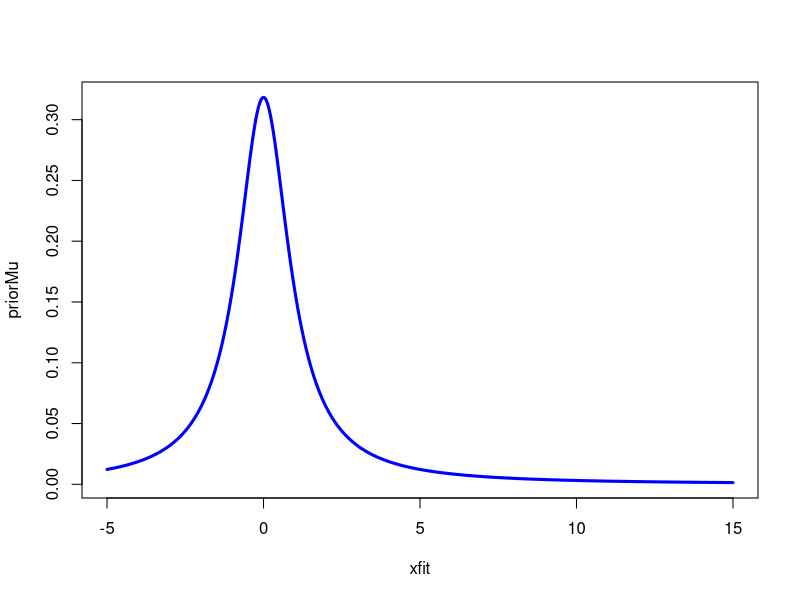
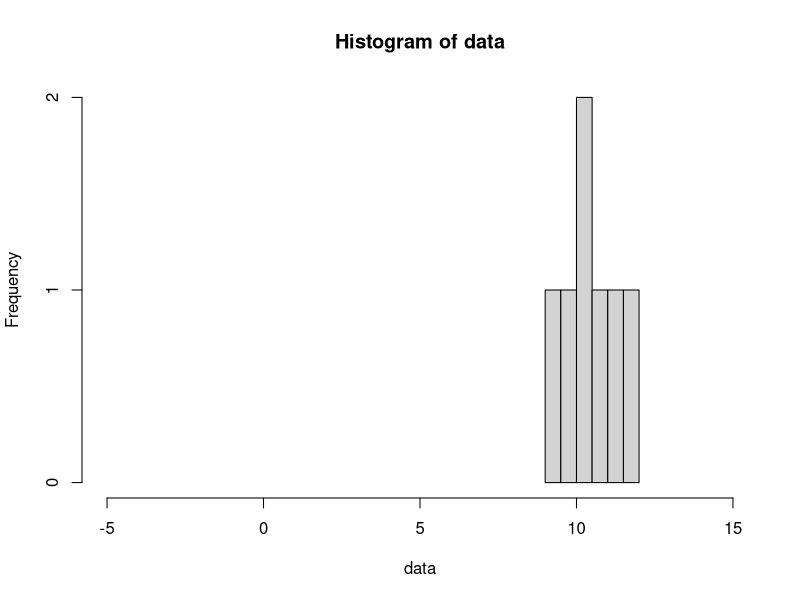
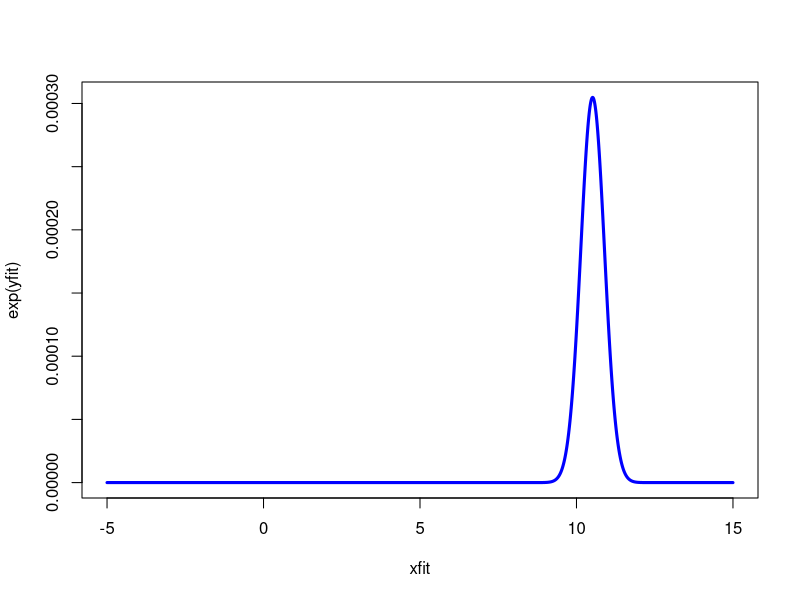
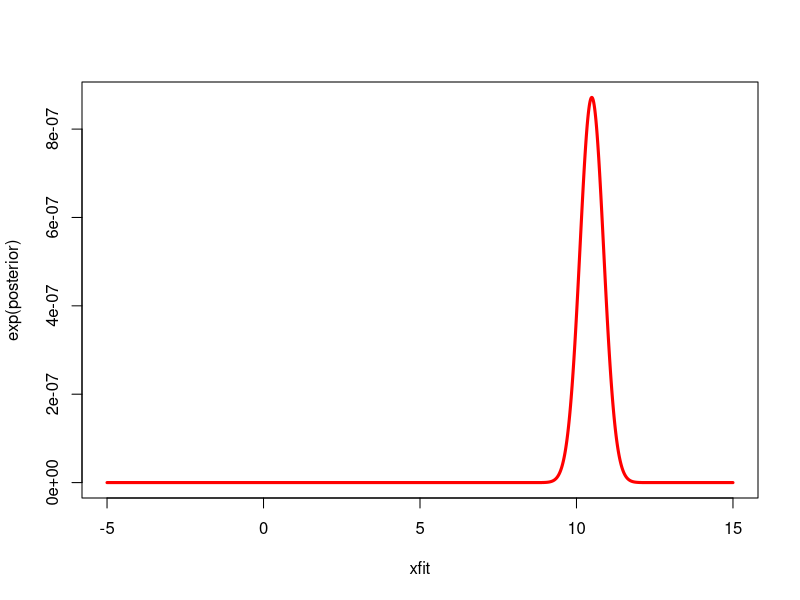
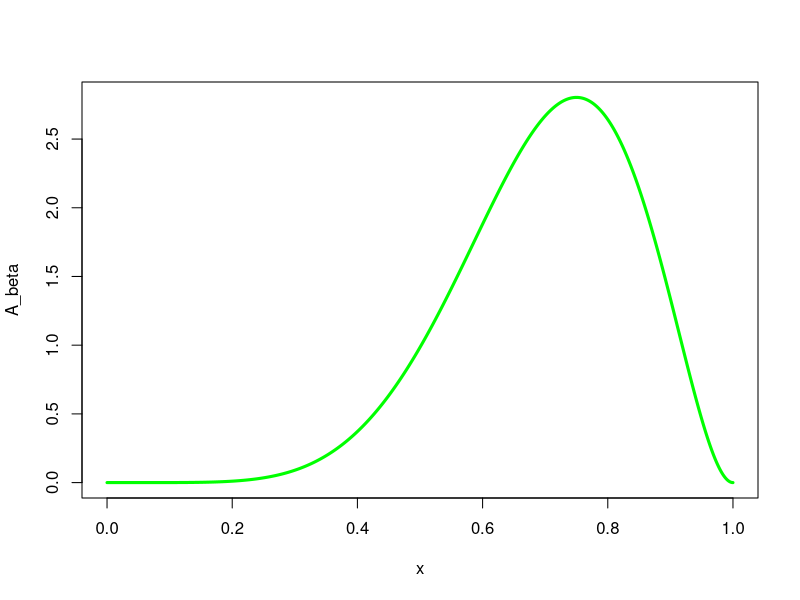
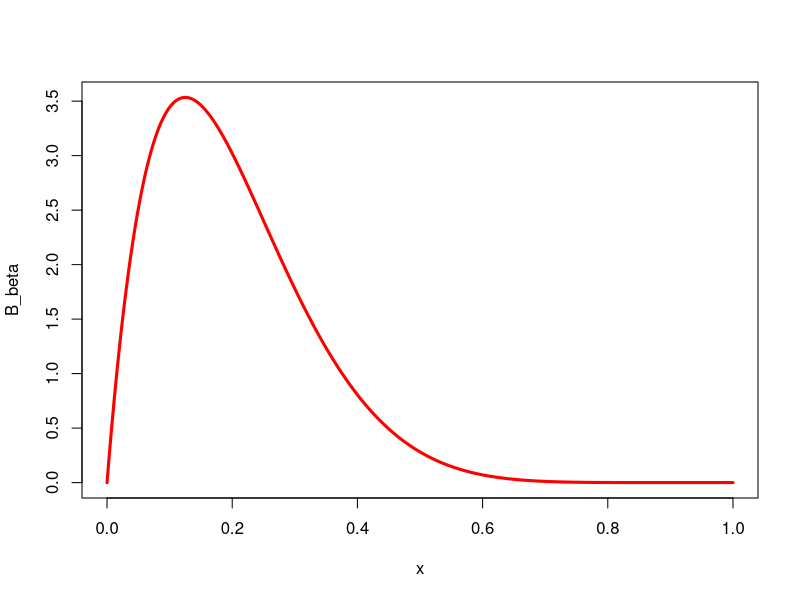
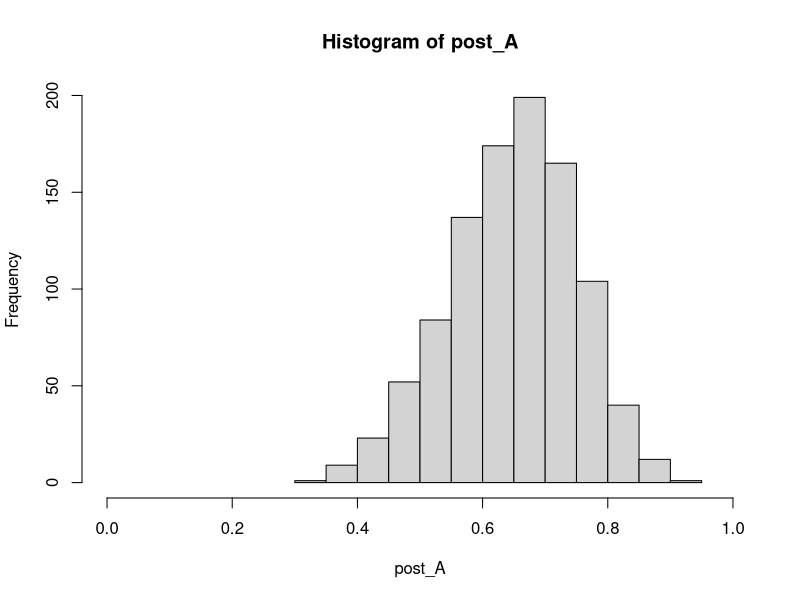
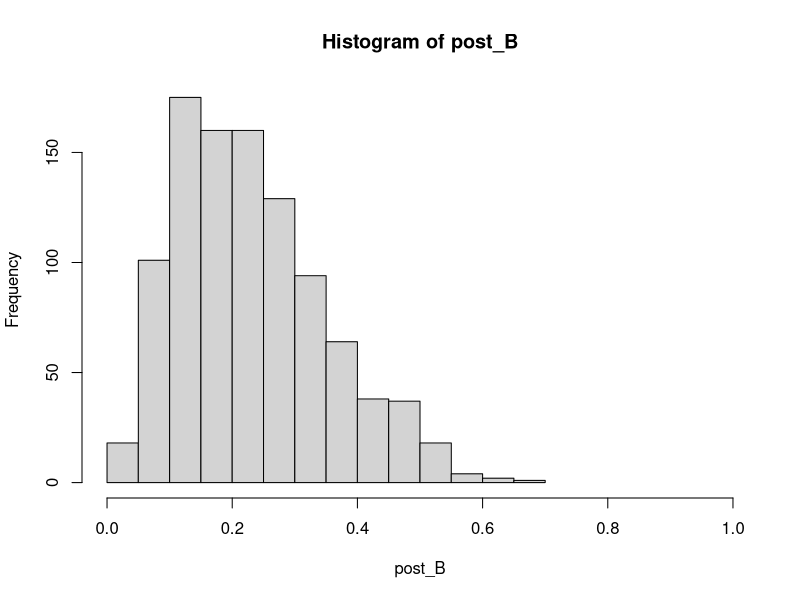

Here is the R script that generated these plots, in order:
## ---- chunk 1

library(gtools)
knitr::opts_chunk$set(echo = TRUE)
## ---- chunk 2

#prior for Mu
xfit <- seq(-5, 15, 0.01)
priorMu <- dt(xfit, df = 1)
plot(xfit, priorMu, type = 'l', lwd = 3, col = "blue")
## ---- chunk 3

data <- c(11.3710, 9.4353, 10.3631, 10.6329, 10.4043, 9.8939, 11.5115)
hist(xlim = range(-5, 15), x = data)

## ---- chunk 4
normal_log_likelihood <- function(mu, data, sigma2 = 1) {
  xsum <- sum((data - mu)**2)
  return(-length(data)/2*log(2*pi) - length(data)/2 * log(sigma2) - 1/(2 * sigma2) * xsum)
}

xfit <- seq(-5, 15, 0.01)
i <- 1
yfit <- c(xfit)
while(i <= length(xfit)) {
 yfit[i] <- normal_log_likelihood(xfit[i], data)
 i <- i + 1
}

likelihoodplot <- plot(xfit, exp(yfit), type = 'l', lwd = 3, col = "blue")
## ---- chunk 5
#posterior
xfit <- seq(-5, 15, 0.01)
posterior <- yfit + log(priorMu)
plot(xfit, exp(posterior), type = 'l', lwd = 3, col = "red")

## ---- chunk 6
# Prior för produkt A
x <- seq(0, 1, 0.001)
A_beta <- dbeta(x, 7, 3)
plot(x, A_beta, type = 'l', lwd = 3, col = "green")
## ---- chunk 7
# Prior för produkt B
x <- seq(0, 1, 0.001)
B_beta <- dbeta(x, 2, 8)
plot(x, B_beta, type = 'l', lwd = 3, col = "red")
## ---- chunk 8
x <- seq(0, 1, 0.001)
post_A <- rbeta(x, 15, 8)
hist(xlim = range(0, 1), post_A)
## ---- chunk 9
x <- seq(0, 1, 0.001)
post_B <- rbeta(x, 3, 10)
hist(xlim = range(0, 1), post_B)
## ---- chunk 10
AMoreInteresting <- function(a, b) {
  i <- 1
  aLarger <- 0
  while (i < length(a)) {
    if (a[i] > b[i]) {
      aLarger <- aLarger + 1
    }
    i <- i + 1
  }
  return (aLarger/length(a))
}

AMoreInteresting(post_A, post_B)
## ---- chunk 11
XMoreThanHalfInteresting <- function(x) {
  i <- 1
  xLarger <- 0
  while (i < length(x)) {
    if (x[i] > 0.5) {
      xLarger <- xLarger + 1
    }
    i <- i + 1
  }
  return (xLarger/length(x))
}

XMoreThanHalfInteresting(post_A)
XMoreThanHalfInteresting(post_B)
## ---- chunk 12
# aposterior för produkt A
x <- seq(0, 1, 0.001)
A_beta <- rbeta(x, 15, 8)
A_rbin <- rbinom(10000, 87, mean(A_beta))
hist(A_rbin)
## ---- chunk 13
# aposterior för produkt B
x <- seq(0, 1, 0.001)
B_beta <- rbeta(x, 3, 10)
B_rbin <- rbinom(10000, 87, mean(B_beta))
hist(B_rbin)

## ---- chunk 14
# Produkt A:
 length(A_rbin[A_rbin>40])/length(A_rbin)

# Produkt B:
 length(B_rbin[B_rbin>40])/length(B_rbin)
## ---- chunk 15
# Produkt A:
87 * mean(A_beta)

#Produkt B:
87 * mean(B_beta)
## ---- chunk 16
mean <- 0.07/365 # 7 procent genomsnittlig avkastning per år
variance = 0.001**2 # daglig varians på avkastningen (osäkerhet)
xfit <- seq(-0.007, 0.007, 0.0001)
prior <- dnorm(xfit, mean, variance**(1/2))
plot(xfit, prior, type = "l")
## ---- chunk 17
data = c(0.0315, -0.0180, -0.0021, -0.0202, 0.0076)
mean_data <- mean(data)
sigma2 <- sum((data-mean_data)**2)/(length(data) - 1) # variance

omega <- (length(data)/sigma2)/(length(data)/sigma2+1/variance)
myx <- omega*mean(data)+(1-omega)*mean # väntevärde för aposterior
print(myx)
thau2x <- 1/(length(data)/sigma2 + 1/variance)
aposterior <- dnorm(xfit, myx, thau2x**(1/2))
plot(xfit, aposterior, type = "l")
## ---- chunk 18
post_sim <- rnorm(10000, myx, thau2x**(1/2))
post_sim <- sort(post_sim, decreasing = FALSE)
post_sim_1perc <- post_sim[1:100]
var <- abs(100000 * post_sim_1perc)

hist(var)
## ---- chunk 19
quantile(var, probs = c(0.0, 0.95))
## ---- chunk 20
set.seed(4711)
voteprior <- rdirichlet(n = 1000, alpha = c(20, 8, 10, 4, 30, 7, 6, 13, 2))

#Moderaterna
hist(voteprior[,1], main = "Moderaterna", xlim= c(0, 0.5))
abline(v = 0.2333, col = "blue")

#Folkpartiet
hist(voteprior[,2], main = "Folkpartiet", xlim= c(0, 0.5))
abline(v = 0.0542, col = "blue")

#Centerpartiet
hist(voteprior[,3], main = "Centerpartiet", xlim= c(0, 0.5))
abline(v = 0.0611, col = "green")

#Kristdemokratera
hist(voteprior[,4], main = "Kristdemokraterna", xlim= c(0, 0.5))
abline(v = 0.0457, col = "blue")

#Socialdemokraterna
hist(voteprior[,5], main = "Socialdemokraterna", xlim= c(0, 0.5))
abline(v = 0.3101, col = "red")

#Vänsterpartiet
hist(voteprior[,6], main = "Vänsterpartiet", xlim= c(0, 0.5))
abline(v = 0.0572, col = "red")

#Miljöpartiet
hist(voteprior[,7], main = "Miljöpartiet", xlim= c(0, 0.5))
abline(v = 0.0689, col = "green")

#Sverigedemokraterna
hist(voteprior[,8], main = "Sverigedemokraterna", xlim= c(0, 0.5))
abline(v = 0.1286, col = "blue")

#Feministiskt initiativ
hist(voteprior[,9], main = "Feministiskt initiativ", xlim= c(0, 0.5))
abline(v = 0.0312, col = "pink")
## ---- chunk 21
votepost <- rdirichlet(n = 10000, alpha = c(20+32, 8+12, 10+27, 4+6, 30+58, 7+15, 6+8, 13+36, 2+4))

i = 1
while(i <= 10000) {
  j = 1
  while(j <= 9) {
    if (votepost[i,j] < 0.04) {
      votepost[i,j] <- 0
    }
    j <- j + 1
  }
  c <- 1/sum(votepost[i,])
  k = 1
  while (k <= 9) {
    votepost[i,k] <- votepost[i,k] * c
    k <- k + 1
  }
  i <- i + 1
} 
## ---- chunk 22
sum(votepost[,1]+votepost[,2]+votepost[,3]+votepost[,4]<votepost[,5]+votepost[,6]+votepost[,7])/10000
## ---- chunk 23
sum(votepost[votepost[,8] > votepost[,1]])/10000
## ---- chunk 24
sum(votepost[,4] < 0.04)/10000
## ---- chunk 25
sum(votepost[,7] < 0.04)/10000
## ---- chunk 26
quantile(votepost[,5], probs = c(0.025, 0.975))
